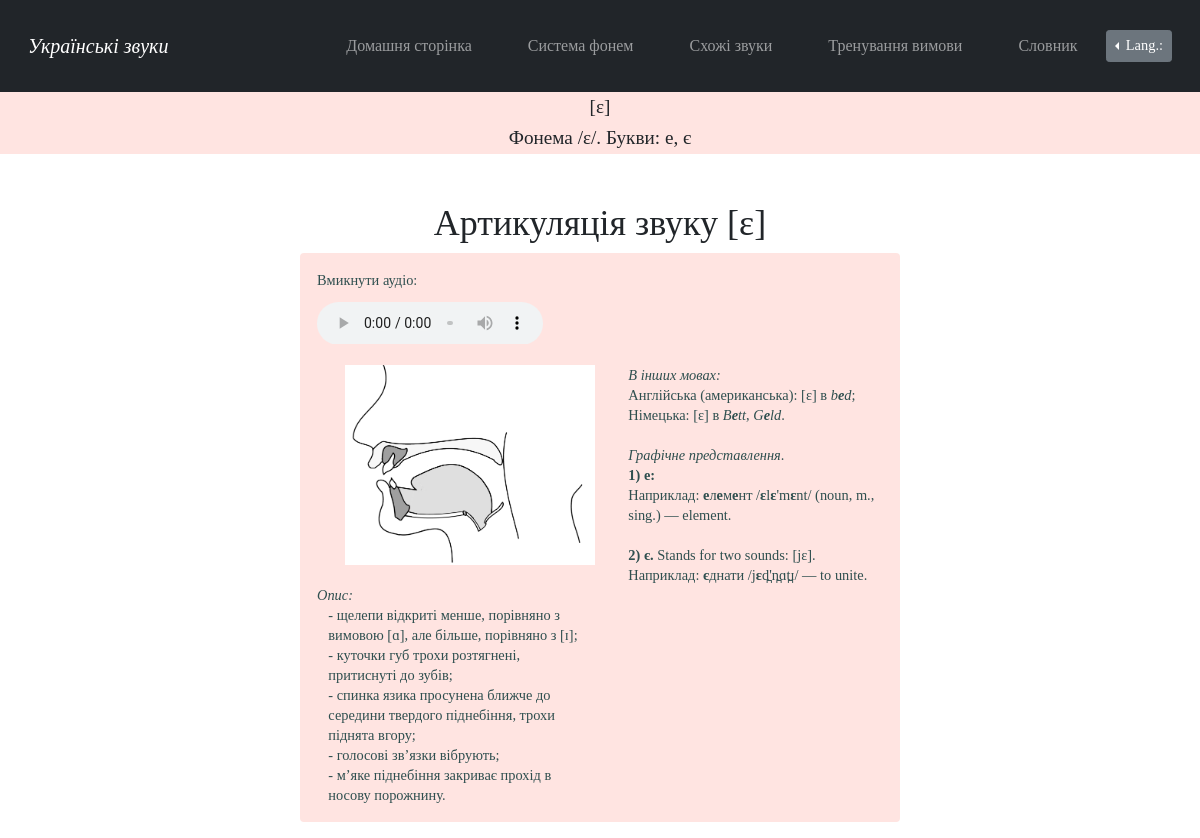
The page /sound_ɛ on the database its author committed.
### main/models.py (models this page shows)
class InformationAboutVowels(models.Model):
    id = models.AutoField('id', primary_key=True)
    sound = models.CharField('звук', max_length=5)
    row = models.TextField('ряд', default='')
    description = models.TextField('опис вимови')
    eng_description = models.TextField('англ. опис вимови', default='')
    image = models.ImageField('ілюстрація вимови', upload_to="media")
    audio = models.FileField(upload_to='documents/', default='')
    male_audio = models.FileField(upload_to='documents/', default='')

### main/views.py (called while the page is built)
def sound_e(request):
    information = InformationAboutVowels.objects.filter(sound__contains='ɛ')
    return render(request, 'main/sound_e.html', {'information': information})

### main/templates/main/sound_e.html (shortened to what this page needs)
{% extends 'main/pattern_for_vowels.html' %}
{% load i18n %}
{% load static %}
{% block lang_switch %}
<div class="dropleft">
      <button class="btn btn-secondary btn-sm dropdown-toggle" type="button" id="dropdownMenuButton"
              data-toggle="dropdown" aria-haspopup="true" aria-expanded="false">
        {% translate "Lang.:" %}
      </button>
            {% get_current_language as LANGUAGE_CODE %}
            {% get_available_languages as LANGUAGES %}
            {% get_language_info_list for LANGUAGES as languages %}
    </div>
{% endblock %}
{% block sound %}[ɛ]{% endblock %}
{% block phoneme %}/ɛ/{% endblock %}
{% block letter %}е, є{% endblock %}
{% block examples %}<i>{% translate "In other languages:" %}</i>
{% translate "English (American):" %} [ɛ] {% translate "in" %} <i>b<b>e</b>d</i>;
{% translate "German:" %} [ɛ] {% translate "in" %} <i>B<b>e</b>tt</i>, <i>G<b>e</b>ld</i>.
<i>{% translate "Pertinent letter/s" %}</i>.
<b>1) e: </b>
{% translate "For example" %}: <b>е</b>л<b>е</b>м<b>е</b>нт /<b>ɛ</b>l<b>ɛ</b>'m<b>ɛ</b>nt/ (noun, m., sing.) — element.<br>
<b>2) є. </b>{% translate "Stands for two sounds" %}: [jɛ].
{% translate "For example" %}: <b>є</b>днати /j<b>ɛ</b>d̪'n̪ɑt̪ɪ/ — to unite.
{% endblock %}

### main/templates/main/pattern_for_vowels.html (shortened to what this page needs)
{% extends 'main/pattern.html' %}
{% load i18n %}
{% load static %}
{% block stylesheet %}<link rel="stylesheet" href="{% static 'main/css/pattern_separate_sounds.css' %}">{% endblock %}
{% block content %}
<main>
    <div class="header">
        <h2>{% block sound %}{% endblock %}</h2>
        <h3>{% translate "Phoneme" %} {% block phoneme %}{% endblock %}.
            {% translate "Letters:" %} {% block letter %}{% endblock %}</h3>
    </div>
    <div class="main_content">
        {% for el in information%}
        {% get_current_language as LANGUAGE_CODE %}
        <h3>{% translate "Articulation of the sound" %} {{el.sound}}</h3>
            <div class="alert alert-custom  fade in alert-dismissable show mt-2">
                <figure><figcaption>{% translate "Play the audio:" %}</figcaption>
                    <audio controls src={{el.audio.url}}>
                    </audio>
                </figure>
                <img src={{el.image.url}} alt="Звук">
                <p class="examples" id="examples">{% block examples %}{% endblock %}<br></p>
                <p><i>{% translate "Description:" %}</i></p>
                {% if LANGUAGE_CODE == "uk" %}
                    <p class = "description" id="description">{{el.description}}</p>
                {%else%}
                    <p class = "description" id="description2">{{el.eng_description}}</p>
                {%endif%}
            </div>
        {%endfor%}
    </div>
</main>
{% endblock %}

### main/static/main/css/pattern.css (style rules this page uses)
body { background: white; font-family: Garamond, Baskerville, "Baskerville Old Face", "Hoefler Text", "Times New Roman", serif; font-style: normal; font-variant: normal; font-weight: 400; line-height: 20px; }
.dropleft { padding-top:20px; padding-bottom:20px; }
.btn { font-size: .9em; }

### main/static/main/css/pattern_separate_sounds.css (style rules this page uses)
.header { text-align: center; background: #FFE4E1; width: 100%; height: 4em; padding-top: .3em; }
.header > h2, h3 { text-align: center; font-size: 1.2em; }
.main_content { margin-top: 4vw; font-size: .9em; margin-left: auto; margin-right: auto; }
.main_content > h3 { text-align: center; font-size: 3vw; }
.main_content img { margin-left: 5%; margin-bottom: 20px; width:250px; height:200px; }
.main_content p { white-space: pre-line; font-size: 1em; }
.alert-custom { background-color:#FFE4E1; color:#2F4F4F; }
.alert-custom > p { margin-bottom:0px; }
@media screen and (min-width:601px) { .header { margin-top: 50px; } }
@media screen and (min-width:601px) { .main_content { width: 80%; } }
@media screen and (min-width:601px) { .alert-custom { background-color: ; } }
@media screen and (min-width:601px) { audio { width: 50%; padding-top:2%; } }
@media screen and (min-width:768px) { .header { margin-top: 110px; } }
@media screen and (min-width:768px) { .alert-custom { background-color: ; } }
@media screen and (min-width:768px) { audio { width: 40%; } }
@media screen and (min-width:768px) { .examples { float: right; width: 45%; } }
@media screen and (min-width:768px) { .description { width: 45%; margin-left:2%; } }
@media screen and (min-width:980px) { .header { margin-top: 90px; } }
@media screen and (min-width:980px) { .main_content { width: 65%; } }
@media screen and (min-width:980px) { .alert-custom { background-color: ; } }
@media screen and (min-width:980px) { audio { width: 40%; } }
@media screen and (min-width:1200px) { .main_content { width: 50%; } }
@media screen and (min-width:1200px) { .alert-custom { background-color:; } }

### rows shown on the page
InformationAboutVowels: sound "[ɛ]", image (picture), description "- щелепи відкриті менше, порівняно з вимовою [ɑ], але більше, порівняно з [ɪ]; - куточки губ трохи розтягнені, притиснуті до зубів; - спинка язика просунена ближче до середини твердого піднебіння, трохи піднята вгору; - голосові зв’язки вібрують; - м’яке піднебіння закриває прохід в носову порожнину."
